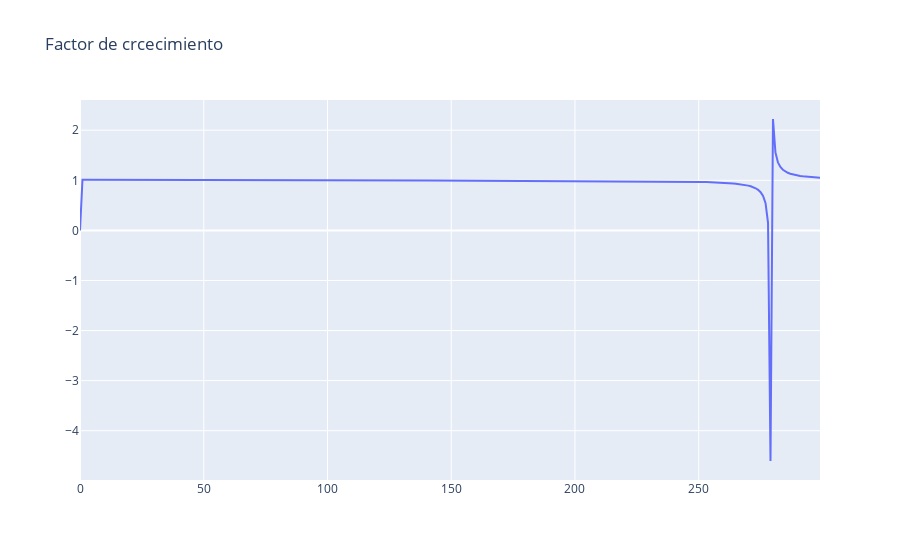

The code cell stored with this chart in its notebook:
### Code cell
#Punto de inflección

steps = predictions['y']
factor = np.array([x / steps[i - 1] for i, x in enumerate(steps) if i > 0])
factor = np.concatenate((np.array([0]), factor))
predictions["factor"] = factor
peaks, _ = find_peaks(predictions['factor'], height = 0)

fig = go.Figure()

fig.add_trace(go.Scatter(x = predictions['x'], y = predictions['factor'], mode = 'lines', name = ""))

fig.update_layout(title_text= "Factor de crcecimiento")

fig.show()
print(peaks)

### Figure 1 — Plotly figure (JSON) as saved in the notebook; plotly's stock layout.template omitted (floating-point values rounded to 4 significant figures; data arrays with more than 128 entries replaced by an {"elided": "..."} marker saying what was removed)
{"data": [{"mode": "lines", "name": "", "type": "scatter", "x": {"elided": "300 int values"}, "y": {"elided": "300 float values"}}], "layout": {"title": {"text": "Factor de crcecimiento"}}}
